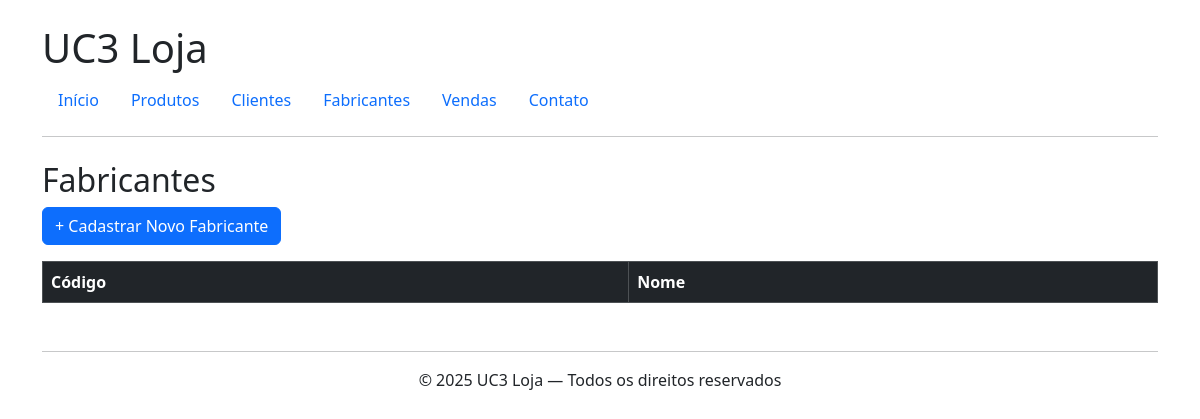
/fornecedores/, run on an earlier commit of the app's database.
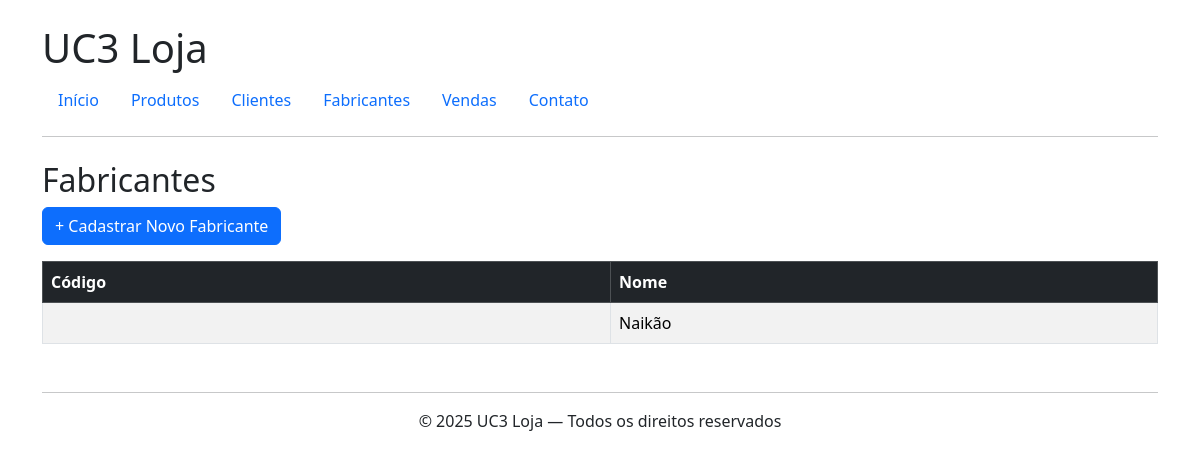
And on a later commit of the database.
### fornecedores/models.py (models this page shows, shortened)
class Fabricante(models.Model):
    codigo = models.AutoField(primary_key=True)
    nome = models.CharField(max_length=70)

### fornecedores/views.py (the view)
# urls.py: path('', views.fornecedor_list, name='fornecedor_list'),
def fornecedor_list(request):
    fabricantes = Fabricante.objects.all()
    return render(request, 'fornecedores/list.html', {'fabricantes': fabricantes})

### fornecedores/templates/fornecedores/list.html
{% extends 'base.html' %}
{% block content %}
    <h2>Fabricantes</h2>
    <a href="{% url 'fornecedor_create' %}" class="btn btn-primary mb-3">+ Cadastrar Novo Fabricante</a>
    <table class="table table-bordered table-striped">
        <thead class="table-dark">
            <tr>
                <th>Código</th>
                <th>Nome</th>
            </tr>
        </thead>
        <tbody>
        {% for fabricante in fabricantes %}
            <tr>
                <td>{{ fabricante.id }}</td>
                <td>{{ fabricante.nome }}</td>
            </tr>
        {% endfor %}
        </tbody>
    </table>
{% endblock %}

What changed in the data, as far as the page shows it:
added Fabricante: nome "Naikão"
